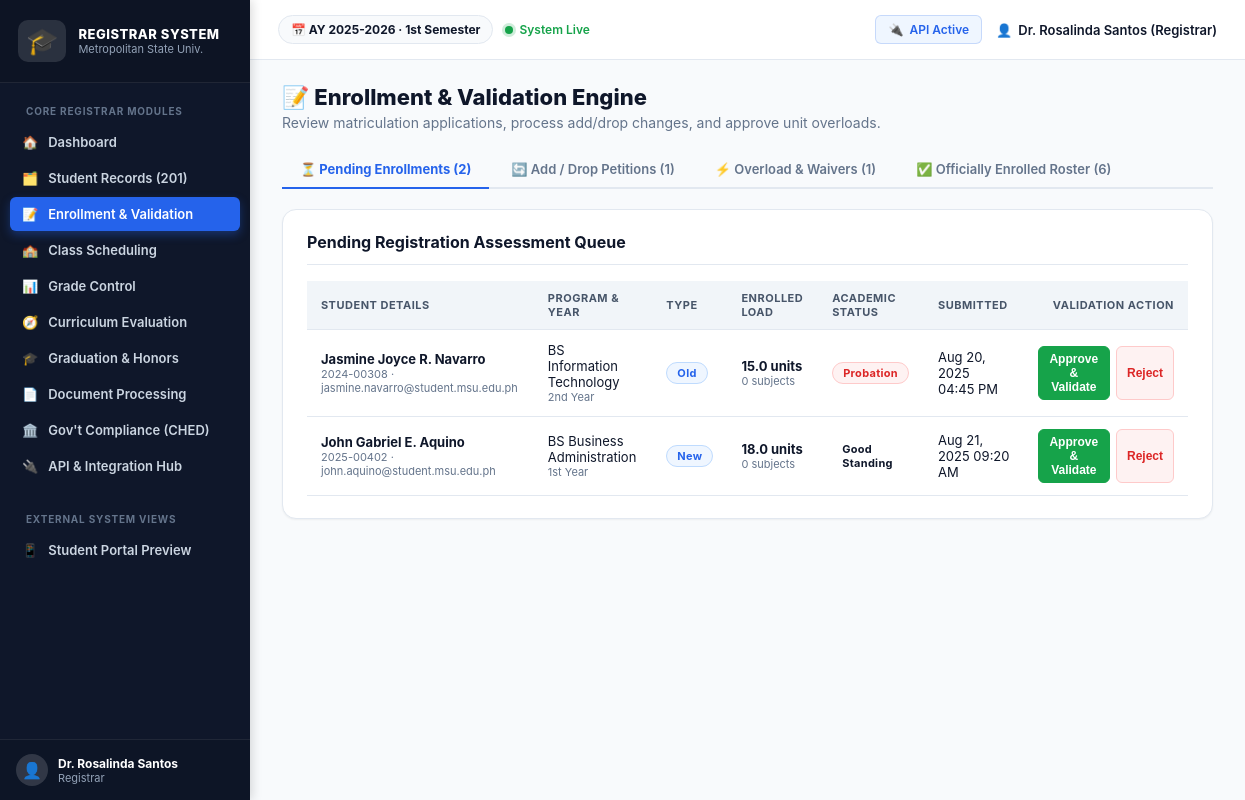
The app's page /enrollment_validation.php with its own data.
### tables this page shows
CREATE TABLE `enrollments` (
  `id` int(11) NOT NULL AUTO_INCREMENT,
  `student_id` int(11) NOT NULL,
  `school_year` varchar(20) NOT NULL,
  `semester` varchar(20) NOT NULL,
  `enrollment_type` enum('new','old','transferee','cross-enrollee','returnee') NOT NULL DEFAULT 'old',
  `status` enum('pending','active','rejected','cancelled') NOT NULL DEFAULT 'pending',
  `total_units` decimal(4,1) NOT NULL DEFAULT 0.0,
  `enrolled_at` datetime NOT NULL DEFAULT current_timestamp(),
  PRIMARY KEY (`id`),
  KEY `student_id` (`student_id`),
  CONSTRAINT `enrollments_ibfk_1` FOREIGN KEY (`student_id`) REFERENCES `user` (`id`) ON DELETE CASCADE
);

CREATE TABLE `user` (
  `id` int(11) NOT NULL AUTO_INCREMENT,
  `student_id_number` varchar(30) DEFAULT NULL,
  `name` varchar(150) NOT NULL,
  `email` varchar(150) NOT NULL,
  `password` varchar(255) NOT NULL,
  `role` enum('admin','registrar','student','faculty','guidance') NOT NULL DEFAULT 'student',
  `status` enum('active','inactive') NOT NULL DEFAULT 'active',
  `created_at` datetime NOT NULL DEFAULT current_timestamp(),
  PRIMARY KEY (`id`),
  UNIQUE KEY `email` (`email`),
  UNIQUE KEY `student_id_number` (`student_id_number`)
);

CREATE TABLE `student_profile` (
  `user_id` int(11) NOT NULL,
  `program` varchar(100) NOT NULL DEFAULT 'BS Information Technology',
  `year_level` varchar(50) NOT NULL DEFAULT '1st Year',
  `curriculum_year` varchar(20) NOT NULL DEFAULT '2023-2027',
  `average_grade` decimal(4,2) DEFAULT NULL,
  `academic_status` enum('Good Standing','Probation','Graduating','Graduated','Disqualified') NOT NULL DEFAULT 'Good Standing',
  `enrollment_status` enum('Active','On-Leave','Dropped','Dismissed','Graduated') NOT NULL DEFAULT 'Active',
  `completed_units` int(11) NOT NULL DEFAULT 0,
  `units_remaining` int(11) NOT NULL DEFAULT 144,
  `guidance_clearance_status` enum('Cleared','Pending','Flagged') NOT NULL DEFAULT 'Cleared',
  `guidance_notes` text DEFAULT NULL,
  `contact_number` varchar(30) DEFAULT NULL,
  `address` text DEFAULT NULL,
  `birth_date` date DEFAULT NULL,
  `gender` enum('Male','Female') NOT NULL DEFAULT 'Female',
  PRIMARY KEY (`user_id`),
  CONSTRAINT `student_profile_ibfk_1` FOREIGN KEY (`user_id`) REFERENCES `user` (`id`) ON DELETE CASCADE
);

### enrollment_validation.php (the view, shortened to what this page needs)
<?php
require 'config.php';
$currentSchoolYear = get_setting($pdo, 'current_school_year', '2025-2026');
$currentSemester   = get_setting($pdo, 'current_semester', '1st Semester');
$tab = $_GET['tab'] ?? 'registration';
$pendingEnrollments = $pdo->prepare(
    "SELECT e.id, e.school_year, e.semester, e.enrollment_type, e.total_units, e.enrolled_at,
            u.name, u.student_id_number, u.email, sp.program, sp.year_level, sp.academic_status,
            (SELECT COUNT(*) FROM enrolled_subjects es WHERE es.enrollment_id = e.id) as subjects_count
     FROM enrollments e
     JOIN `user` u ON u.id = e.student_id
     LEFT JOIN student_profile sp ON sp.user_id = u.id
     WHERE e.status = 'pending'
     ORDER BY e.enrolled_at ASC"
);
$pendingEnrollments->execute();
$pendingList = $pendingEnrollments->fetchAll();
$pendingAddDrop = $pdo->query(
    "SELECT adr.id, adr.request_type, adr.reason, adr.requested_at,
            u.name, u.student_id_number, sp.program,
            s_from.subject_code AS from_code, s_from.subject_name AS from_name,
            s_to.subject_code AS to_code, s_to.subject_name AS to_name
     FROM add_drop_requests adr
     JOIN `user` u ON u.id = adr.student_id
     LEFT JOIN student_profile sp ON sp.user_id = u.id
     LEFT JOIN class_offerings co_from ON co_from.id = adr.class_offering_id
     LEFT JOIN subjects s_from ON s_from.id = co_from.subject_id
     LEFT JOIN class_offerings co_to ON co_to.id = adr.target_class_offering_id
     LEFT JOIN subjects s_to ON s_to.id = co_to.subject_id
     WHERE adr.status = 'pending'
     ORDER BY adr.requested_at ASC"
)->fetchAll();
$pendingOverloads = $pdo->query(
    "SELECT owr.id, owr.request_type, owr.requested_units, owr.reason, owr.requested_at,
            u.name, u.student_id_number, sp.program, sp.year_level, sp.average_grade
     FROM overload_waiver_requests owr
     JOIN `user` u ON u.id = owr.student_id
     LEFT JOIN student_profile sp ON sp.user_id = u.id
     WHERE owr.status = 'pending'
     ORDER BY owr.requested_at ASC"
)->fetchAll();
$activeEnrollments = $pdo->prepare(
    "SELECT e.id, e.school_year, e.semester, e.enrollment_type, e.total_units, e.enrolled_at,
            u.id as student_id, u.name, u.student_id_number, sp.program, sp.year_level
     FROM enrollments e
     JOIN `user` u ON u.id = e.student_id
     LEFT JOIN student_profile sp ON sp.user_id = u.id
     WHERE e.status = 'active' AND e.school_year = ? AND e.semester = ?
     ORDER BY u.name ASC"
);
$activeEnrollments->execute([$currentSchoolYear, $currentSemester]);
$activeList = $activeEnrollments->fetchAll();
?>
<!doctype html>
<html lang="en">
<head>
  <link rel="stylesheet" href="dashboard.css">
</head>
<body class="dashboard-body">
  <div class="dash-main">
    <div class="dash-content">
      <div class="dash-heading-row">
        <div>
          <h1 class="dash-heading">📝 Enrollment &amp; Validation Engine</h1>
          <p class="dash-subheading">Review matriculation applications, process add/drop changes, and approve unit overloads.</p>
        </div>
      </div>
      <div class="tab-nav">
        <a href="enrollment_validation.php?tab=registration" class="tab-link <?php echo $tab === 'registration' ? 'active' : ''; ?>">
          <span>⏳ Pending Enrollments (<?php echo count($pendingList); ?>)</span>
        </a>
        <a href="enrollment_validation.php?tab=adddrop" class="tab-link <?php echo $tab === 'adddrop' ? 'active' : ''; ?>">
          <span>🔄 Add / Drop Petitions (<?php echo count($pendingAddDrop); ?>)</span>
        </a>
        <a href="enrollment_validation.php?tab=overload" class="tab-link <?php echo $tab === 'overload' ? 'active' : ''; ?>">
          <span>⚡ Overload &amp; Waivers (<?php echo count($pendingOverloads); ?>)</span>
        </a>
        <a href="enrollment_validation.php?tab=active_list" class="tab-link <?php echo $tab === 'active_list' ? 'active' : ''; ?>">
          <span>✅ Officially Enrolled Roster (<?php echo count($activeList); ?>)</span>
        </a>
      </div>
      <?php if ($tab === 'registration'): ?>
        <div class="dash-panel">
          <div class="dash-panel-header">
            <h2>Pending Registration Assessment Queue</h2>
          </div>
          <?php if (!$pendingList): ?>
            <p style="text-align:center;padding:30px;color:#64748b;">🎉 All student registration assessments have been processed!</p>
          <?php else: ?>
            <div class="table-responsive">
              <table class="table-simple">
                <thead>
                  <tr>
                    <th>Student Details</th>
                    <th>Program &amp; Year</th>
                    <th>Type</th>
                    <th>Enrolled Load</th>
                    <th>Academic Status</th>
                    <th>Submitted</th>
                    <th style="text-align:right;">Validation Action</th>
                  </tr>
                </thead>
                <tbody>
                  <?php foreach ($pendingList as $enr): ?>
                  <tr>
                    <td>
                      <strong><?php echo htmlspecialchars($enr['name']); ?></strong>
                      <div style="font-size:11px;color:#64748b;"><?php echo htmlspecialchars($enr['student_id_number'] ?: 'NO-ID'); ?> &middot; <?php echo htmlspecialchars($enr['email']); ?></div>
                    </td>
                    <td>
                      <div><?php echo htmlspecialchars($enr['program']); ?></div>
                      <div style="font-size:11px;color:#64748b;"><?php echo htmlspecialchars($enr['year_level']); ?></div>
                    </td>
                    <td><span class="badge badge-open"><?php echo htmlspecialchars(ucfirst($enr['enrollment_type'])); ?></span></td>
                    <td>
                      <strong><?php echo htmlspecialchars($enr['total_units']); ?> units</strong>
                      <div style="font-size:11px;color:#64748b;"><?php echo $enr['subjects_count']; ?> subjects</div>
                    </td>
                    <td><span class="badge badge-<?php echo strtolower(str_replace(' ', '_', $enr['academic_status'])); ?>"><?php echo htmlspecialchars($enr['academic_status']); ?></span></td>
                    <td><?php echo date('M d, Y h:i A', strtotime($enr['enrolled_at'])); ?></td>
                    <td style="text-align:right;">
                      <form method="post" style="display:inline-flex;gap:6px;">
                        <button type="submit" name="action" value="approve_enrollment" class="btn-small" style="background:var(--success);color:#fff;border-color:var(--success);">Approve &amp; Validate</button>
                        <button type="submit" name="action" value="reject_enrollment" class="btn-small danger" onclick="return confirm('Reject this student enrollment application?')">Reject</button>
                      </form>
                    </td>
                  </tr>
                  <?php endforeach; ?>
                </tbody>
              </table>
            </div>
          <?php endif; ?>
        </div>
      <?php endif; ?>
    </div>
  </div>
</body>
</html>

### dashboard.css (style rules this page uses)
:root { --primary: #0f172a; --primary-light: #1e293b; --accent: #2563eb; --accent-hover: #1d4ed8; --accent-soft: #eff6ff; --text-main: #0f172a; --text-muted: #64748b; --text-light: #94a3b8; --bg-page: #f8fafc; --card-bg: #ffffff; --border-color: #e2e8f0; --border-focus: #3b82f6; --success: #16a34a; --success-soft: #f0fdf4; --warning: #d97706; --warning-soft: #fffbeb; --danger: #dc2626; --danger-soft: #fef2f2; --info: #0284c7; --info-soft: #f0f9ff; --purple: #7c3aed; --purple-soft: #f5f3ff; --radius-sm: 6px; --radius: 10px; --radius-lg: 14px; --shadow-sm: 0 1px 2px 0 rgba(0, 0, 0, 0.05); --shadow: 0 4px 6px -1px rgba(0, 0, 0, 0.07), 0 2px 4px -2px rgba(0, 0, 0, 0.05); --shadow-lg: 0 10px 15px -3px rgba(0, 0, 0, 0.08), 0 4px 6px -4px rgba(0, 0, 0, 0.04); }
* { box-sizing: border-box; }
body.dashboard-body { margin: 0; padding: 0; font-family: 'Inter', -apple-system, BlinkMacSystemFont, "Segoe UI", Roboto, Oxygen, Ubuntu, Cantarell, sans-serif; background: var(--bg-page); color: var(--text-main); min-height: 100vh; display: flex; }
.dash-main { margin-left: 250px; flex: 1; min-height: 100vh; display: flex; flex-direction: column; }
.dash-content { padding: 24px 32px; flex: 1; }
.dash-heading-row { display: flex; justify-content: space-between; align-items: flex-start; margin-bottom: 20px; }
.dash-heading { font-size: 22px; font-weight: 800; margin: 0 0 4px; color: var(--text-main); }
.dash-subheading { font-size: 14px; color: var(--text-muted); margin: 0; }
.dash-panel { background: var(--card-bg); border: 1px solid var(--border-color); border-radius: var(--radius-lg); padding: 22px 24px; margin-bottom: 20px; box-shadow: var(--shadow-sm); }
.dash-panel-header { display: flex; justify-content: space-between; align-items: center; margin-bottom: 16px; padding-bottom: 12px; border-bottom: 1px solid var(--border-color); }
.dash-panel h2 { font-size: 16px; font-weight: 700; margin: 0; color: var(--text-main); display: flex; align-items: center; gap: 8px; }
.tab-nav { display: flex; gap: 4px; border-bottom: 2px solid var(--border-color); margin-bottom: 20px; }
.tab-link { text-decoration: none; font-size: 13px; font-weight: 600; color: var(--text-muted); padding: 10px 18px; border-bottom: 2px solid transparent; margin-bottom: -2px; display: inline-flex; align-items: center; gap: 8px; transition: all 0.15s; }
.tab-link.active { color: var(--accent); border-bottom-color: var(--accent); font-weight: 700; }
.table-responsive { width: 100%; overflow-x: auto; }
.table-simple { width: 100%; border-collapse: collapse; font-size: 13px; text-align: left; }
.table-simple th { background: #f1f5f9; color: #475569; font-weight: 700; padding: 10px 14px; border-bottom: 1px solid var(--border-color); text-transform: uppercase; font-size: 11px; letter-spacing: 0.5px; }
.table-simple td { padding: 12px 14px; border-bottom: 1px solid var(--border-color); color: var(--text-main); vertical-align: middle; }
.badge { display: inline-block; padding: 3px 10px; border-radius: 12px; font-size: 11px; font-weight: 700; letter-spacing: 0.3px; text-transform: capitalize; }
.badge-missing, .badge-dropped, .badge-dismissed, .badge-rejected, .badge-failed, .badge-probation, .badge-flagged, .badge-cancelled { background: var(--danger-soft); color: var(--danger); border: 1px solid #fecaca; }
.badge-graduated, .badge-honors, .badge-ready, .badge-open { background: var(--accent-soft); color: var(--accent); border: 1px solid #bfdbfe; }
.btn-small { padding: 5px 10px; font-size: 12px; border-radius: var(--radius-sm); font-weight: 600; cursor: pointer; border: 1px solid var(--border-color); background: #ffffff; color: var(--text-main); text-decoration: none; display: inline-flex; align-items: center; gap: 4px; }
.btn-small.danger { background: var(--danger-soft); color: var(--danger); border-color: #fecaca; }

### records on screen
enrollments: student.name "Jasmine Joyce R. Navarro", student.student_id_number "2024-00308", student.email "jasmine.navarro@student.msu.edu.ph", student_profile.program "BS Information Technology", student_profile.year_level "2nd Year", enrollment_type "Old", total_units "15.0", subjects_count "0", student_profile.academic_status "Probation", enrolled_at "Aug 20, 2025 04:45 PM"
enrollments: student.name "John Gabriel E. Aquino", student.student_id_number "2025-00402", student.email "john.aquino@student.msu.edu.ph", student_profile.program "BS Business Administration", student_profile.year_level "1st Year", enrollment_type "New", total_units "18.0", subjects_count "0", student_profile.academic_status "Good Standing", enrolled_at "Aug 21, 2025 09:20 AM"

### other values on screen
$item['icon'] "🏠"
$item['label'] "Dashboard"
$item['icon'] "🗂️"
$item['label'] "Student Records (201)"
$item['icon'] "📝"
$item['label'] "Enrollment & Validation"
$item['icon'] "🏫"
$item['label'] "Class Scheduling"
$item['icon'] "📊"
$item['label'] "Grade Control"
$item['icon'] "🧭"
$item['label'] "Curriculum Evaluation"
$item['icon'] "🎓"
$item['label'] "Graduation & Honors"
$item['icon'] "📄"
